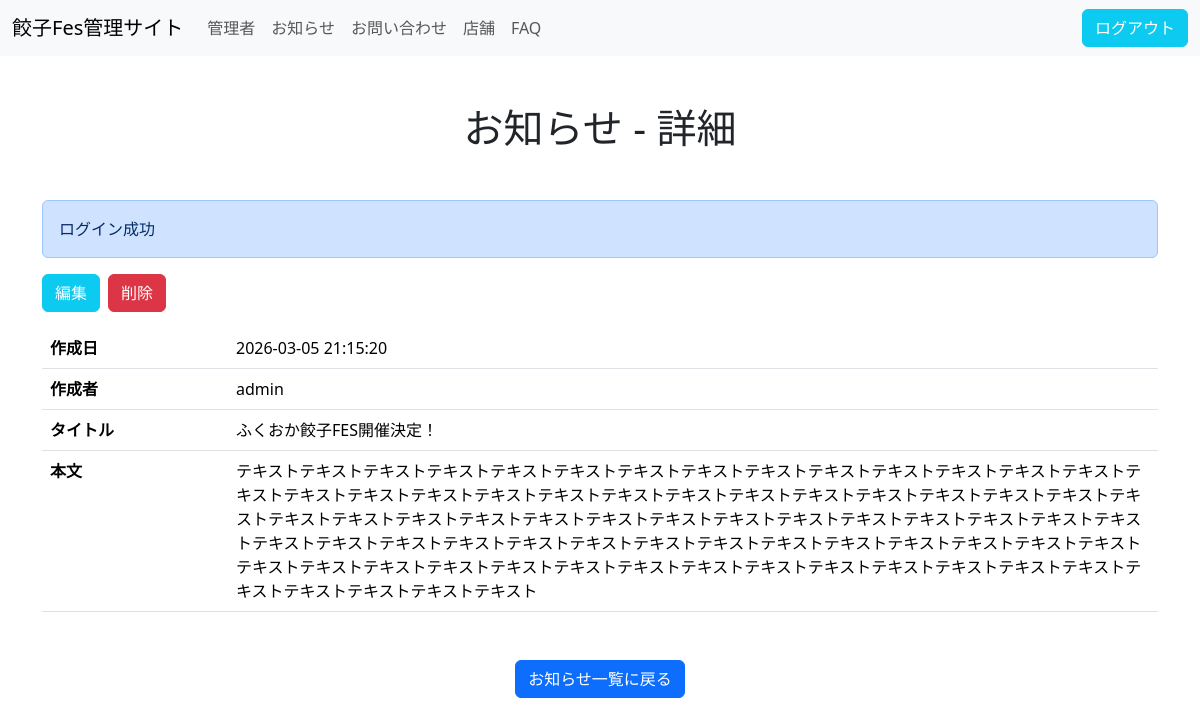
Page /admin/news/news-detail.php?id=1 (signed in) on the committed database.
### tables this page shows
CREATE TABLE `news` (
  `id` int(11) NOT NULL,
  `author` varchar(255) DEFAULT NULL,
  `title` varchar(255) NOT NULL,
  `body` text NOT NULL,
  `create_at` datetime NOT NULL,
  `update_at` datetime NOT NULL
);

### admin/news/news-detail.php (the view, shortened to what this page needs)
<?php
try {
    $id = $_GET['id'];
    $db = db_connect();
    $sql = 'SELECT * FROM news WHERE id = :id';
    $stmt = $db->prepare($sql);
    $stmt->bindParam(':id', $id, PDO::PARAM_INT);
    $stmt->execute();
    $news = $stmt->fetch(PDO::FETCH_ASSOC);
} catch (PDOException $e) {
    $e->getMessage();
}
?>
<!DOCTYPE html>
<html lang="ja">
<head>
    <link rel="stylesheet" href="https://cdn.jsdelivr.net/npm/bootstrap@5.3.8/dist/css/bootstrap.min.css">
</head>
<body>
    <?php require_once __DIR__ . '/../inc/header.php'; ?>
    <main class="container">
        <div class="l-wrapper">
            <h1 class="my-5 text-center">お知らせ - 詳細</h1>
            <?php require_once __DIR__ . '/../../inc/message_area.php'; ?>
            <div class="d-flex flex-row gap-2 mb-3">
                <form action="news-edit.php" method="post">
                    <button type="submit" class="btn btn-info text-white">
                        編集
                    </button>
                </form>
                <form action="news-del-do.php" method="post" onsubmit="return confirm('本当に削除してもよろしいですか?')">
                    <button type="submit" class="btn btn-danger">
                        削除
                    </button>
                </form>
            </div>
            <table class="table mb-5">
                <tbody>
                    <tr>
                        <th class="col-2">作成日</th>
                        <td class="col-10"><?php echo $news['create_at']; ?></td>
                    </tr>
                    <tr>
                        <th>作成者</th>
                        <td><?php echo $news['author']; ?></td>
                    </tr>
                    <tr>
                        <th>タイトル</th>
                        <td><?php echo $news['title']; ?></td>
                    </tr>
                    <tr>
                        <th>本文</th>
                        <td><?php echo nl2br($news['body']); ?></td>
                    </tr>
                </tbody>
            </table>
            <div class=" text-center mt-4">
                <a href="news-list.php" class="btn btn-primary">お知らせ一覧に戻る</a>
            </div>
        </div>
    </main>
</body>
</html>

### rows in the picture
news: create_at "2026-03-05 21:15:20", author "admin", title "ふくおか餃子FES開催決定！", body "テキストテキストテキストテキストテキストテキストテキストテキストテキストテキストテキストテキストテキストテキストテキストテキストテキストテキストテキストテキストテキストテキストテキストテキストテキストテキストテキストテキストテキストテキストテキストテキストテキストテキストテキストテキストテキストテキストテキストテキストテキストテキストテキストテキストテキストテキストテキストテキストテキストテキストテキストテキストテキストテキストテキストテキストテキストテキストテキストテキストテキストテキストテキストテキストテキストテキストテキストテキストテキストテキストテキストテキストテキストテキストテキストテキスト"

### other values in the picture
$message['msg'] "ログイン成功"
